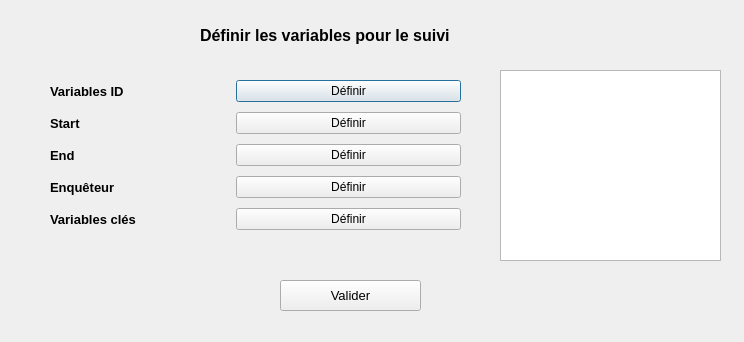
<?xml version="1.0" encoding="UTF-8"?>
<ui version="4.0">
 <class>Dialog</class>
 <widget class="QDialog" name="Dialog">
  <property name="geometry">
   <rect>
    <x>0</x>
    <y>0</y>
    <width>744</width>
    <height>342</height>
   </rect>
  </property>
  <property name="windowTitle">
   <string>Dialog</string>
  </property>
  <widget class="QLabel" name="label_3">
   <property name="geometry">
    <rect>
     <x>200</x>
     <y>20</y>
     <width>281</width>
     <height>31</height>
    </rect>
   </property>
   <property name="font">
    <font>
     <pointsize>12</pointsize>
     <weight>75</weight>
     <bold>true</bold>
    </font>
   </property>
   <property name="text">
    <string>Définir les variables pour le suivi</string>
   </property>
  </widget>
  <widget class="QWidget" name="formLayoutWidget">
   <property name="geometry">
    <rect>
     <x>40</x>
     <y>70</y>
     <width>431</width>
     <height>191</height>
    </rect>
   </property>
   <layout class="QFormLayout" name="formLayout">
    <property name="rowWrapPolicy">
     <enum>QFormLayout::DontWrapRows</enum>
    </property>
    <property name="horizontalSpacing">
     <number>100</number>
    </property>
    <property name="verticalSpacing">
     <number>10</number>
    </property>
    <property name="leftMargin">
     <number>10</number>
    </property>
    <property name="topMargin">
     <number>10</number>
    </property>
    <property name="rightMargin">
     <number>10</number>
    </property>
    <property name="bottomMargin">
     <number>10</number>
    </property>
    <item row="0" column="0">
     <widget class="QLabel" name="label">
      <property name="font">
       <font>
        <pointsize>10</pointsize>
        <weight>75</weight>
        <bold>true</bold>
       </font>
      </property>
      <property name="text">
       <string>Variables ID</string>
      </property>
     </widget>
    </item>
    <item row="0" column="1">
     <widget class="QPushButton" name="idvar_btn">
      <property name="text">
       <string>Définir</string>
      </property>
     </widget>
    </item>
    <item row="1" column="0">
     <widget class="QLabel" name="label_2">
      <property name="font">
       <font>
        <pointsize>10</pointsize>
        <weight>75</weight>
        <bold>true</bold>
       </font>
      </property>
      <property name="text">
       <string>Start</string>
      </property>
     </widget>
    </item>
    <item row="1" column="1">
     <widget class="QPushButton" name="start_btn">
      <property name="text">
       <string>Définir</string>
      </property>
     </widget>
    </item>
    <item row="2" column="0">
     <widget class="QLabel" name="label_4">
      <property name="font">
       <font>
        <pointsize>10</pointsize>
        <weight>75</weight>
        <bold>true</bold>
       </font>
      </property>
      <property name="text">
       <string>End</string>
      </property>
     </widget>
    </item>
    <item row="2" column="1">
     <widget class="QPushButton" name="end_btn">
      <property name="text">
       <string>Définir</string>
      </property>
     </widget>
    </item>
    <item row="3" column="0">
     <widget class="QLabel" name="label_5">
      <property name="font">
       <font>
        <pointsize>10</pointsize>
        <weight>75</weight>
        <bold>true</bold>
       </font>
      </property>
      <property name="text">
       <string>Enquêteur</string>
      </property>
     </widget>
    </item>
    <item row="3" column="1">
     <widget class="QPushButton" name="enq_btn">
      <property name="text">
       <string>Définir</string>
      </property>
     </widget>
    </item>
    <item row="4" column="0">
     <widget class="QLabel" name="label_6">
      <property name="font">
       <font>
        <pointsize>10</pointsize>
        <weight>75</weight>
        <bold>true</bold>
       </font>
      </property>
      <property name="text">
       <string>Variables clés</string>
      </property>
     </widget>
    </item>
    <item row="4" column="1">
     <widget class="QPushButton" name="vars_btn">
      <property name="text">
       <string>Définir</string>
      </property>
     </widget>
    </item>
   </layout>
  </widget>
  <widget class="QPushButton" name="close_btn">
   <property name="geometry">
    <rect>
     <x>280</x>
     <y>280</y>
     <width>141</width>
     <height>31</height>
    </rect>
   </property>
   <property name="font">
    <font>
     <pointsize>10</pointsize>
    </font>
   </property>
   <property name="text">
    <string>Valider</string>
   </property>
  </widget>
  <widget class="QTextEdit" name="definitions">
   <property name="geometry">
    <rect>
     <x>500</x>
     <y>70</y>
     <width>221</width>
     <height>191</height>
    </rect>
   </property>
  </widget>
 </widget>
 <resources/>
 <connections/>
</ui>
